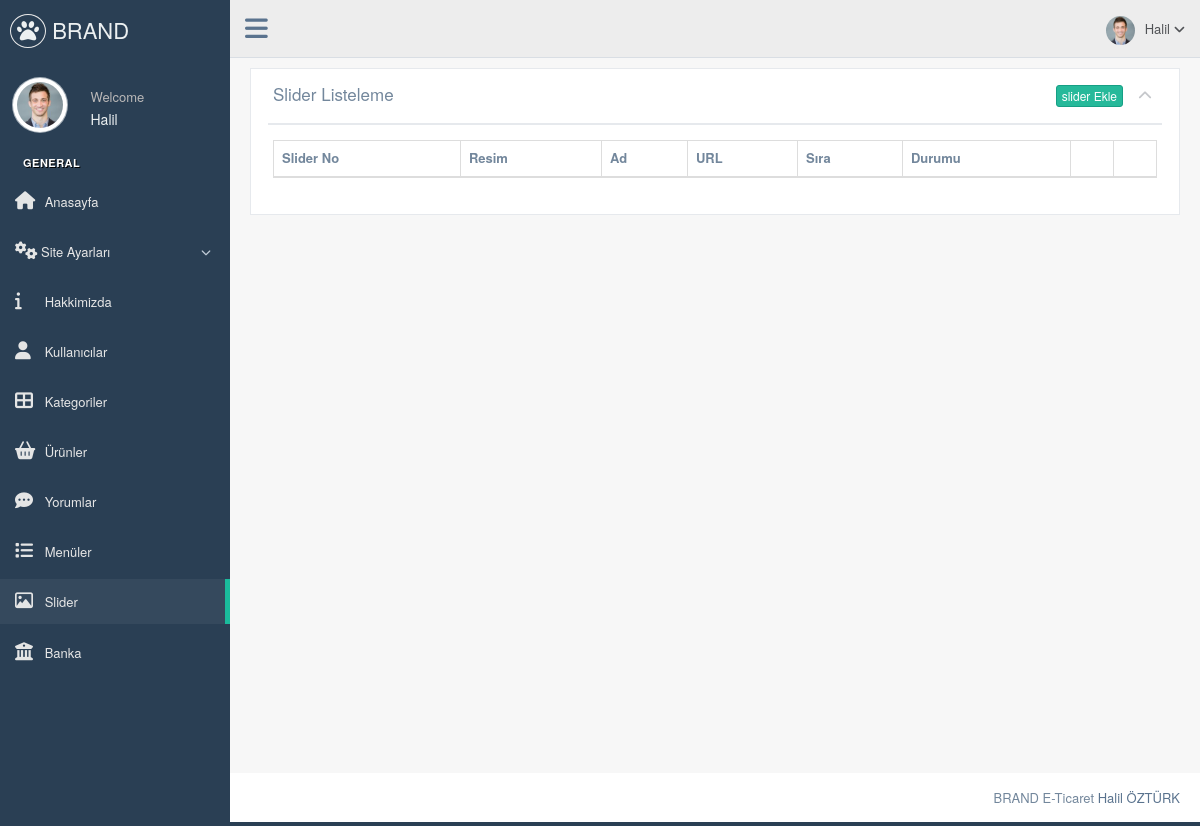
Before: /nedmin/production/slider.php (signed in) with the older database file.
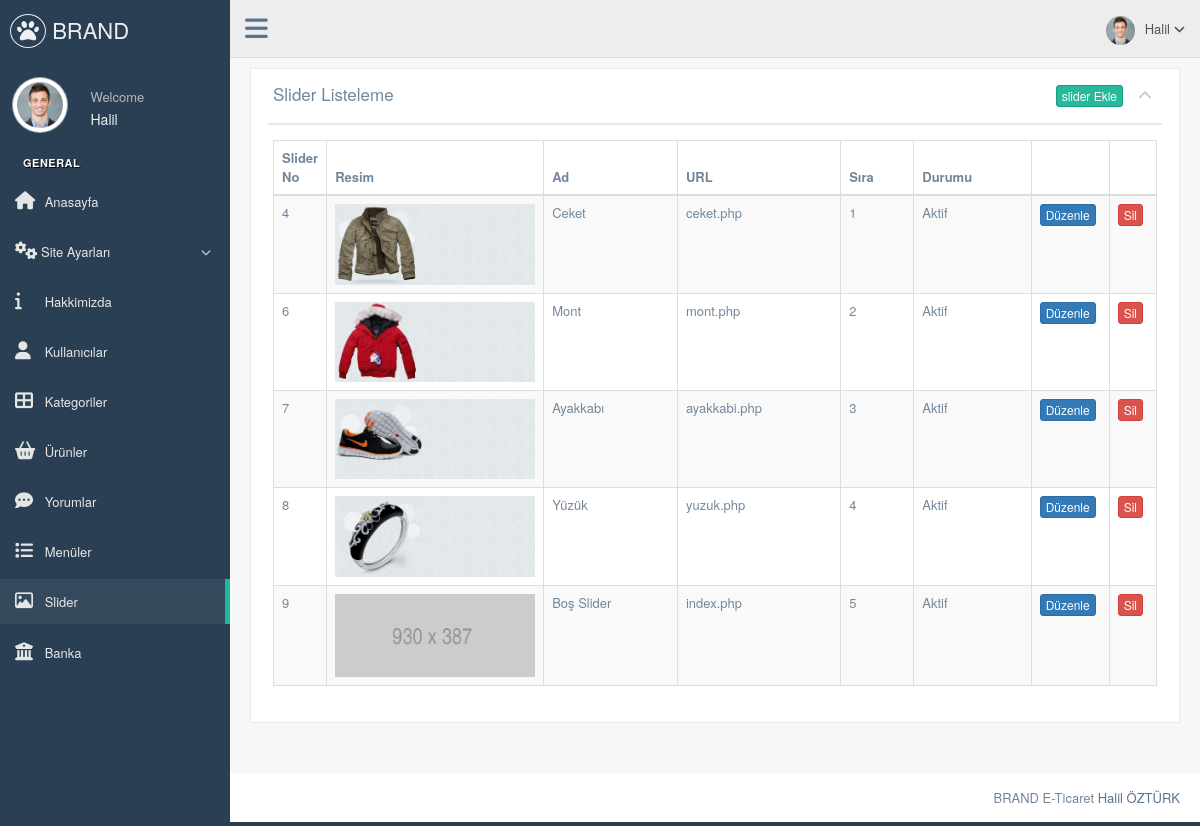
After: the same page with the newer database file.
### tables this page shows
CREATE TABLE `kullanici` (
  `kullanici_id` int(11) NOT NULL,
  `kullanici_zaman` datetime NOT NULL DEFAULT current_timestamp(),
  `kullanici_resim` varchar(250) NOT NULL,
  `kullanici_tc` varchar(50) NOT NULL,
  `kullanici_ad` varchar(50) NOT NULL,
  `kullanici_mail` varchar(100) NOT NULL,
  `kullanici_gsm` varchar(50) NOT NULL,
  `kullanici_password` varchar(50) NOT NULL,
  `kullanici_adsoyad` varchar(50) NOT NULL,
  `kullanici_adres` varchar(250) NOT NULL,
  `kullanici_il` varchar(100) NOT NULL,
  `kullanici_ilce` varchar(100) NOT NULL,
  `kullanici_unvan` varchar(100) NOT NULL,
  `kullanici_yetki` int(2) NOT NULL,
  `kullanici_durum` int(1) NOT NULL DEFAULT 1
);

CREATE TABLE `slider` (
  `slider_id` int(11) NOT NULL,
  `slider_ad` varchar(250) NOT NULL,
  `slider_resimyol` varchar(250) NOT NULL,
  `slider_sira` int(2) NOT NULL,
  `slider_link` varchar(250) NOT NULL,
  `slider_durum` enum('0','1') NOT NULL DEFAULT '1'
);

### nedmin/production/slider.php (the view, shortened to what this page needs)
<?php
include 'header.php';
$slidersor=$db->prepare("SELECT * FROM slider");
$slidersor->execute();
?>
<div class="right_col" role="main">
  <div class="">
    <div class="row">
      <div class="col-md-12 col-sm-12 col-xs-12">
        <div class="x_panel">
          <div class="x_title">
            <h2>Slider Listeleme </h2>
            <ul class="nav navbar-right panel_toolbox">
              <li>
                <a href="slider-ekle.php"><button class="btn btn-success btn-xs">slider Ekle</button></a>
              </li>
              <li><a class="collapse-link"><i class="fa fa-chevron-up"></i></a>
              </li>
            </ul>
            <div class="clearfix"></div>
          </div>
          <div class="x_content">
            <table id="datatable-responsive" class="table table-striped table-bordered dt-responsive nowrap" cellspacing="0" width="100%">
              <thead>
                <tr>
                  <th>Slider No</th>
                  <th>Resim</th>
                  <th>Ad</th>
                  <th>URL</th>
                  <th>Sıra</th>
                  <th>Durumu</th>
                  <th></th>
                  <th></th>
                </tr>
              </thead>
              <tbody>
                <?php
                while($slidercek=$slidersor->fetch(PDO::FETCH_ASSOC)) {?>
                <tr>
                  <td width="5%"><?php echo $slidercek['slider_id'] ?></td>
                  <td width="15%"><img width="200" src="../../<?php echo $slidercek['slider_resimyol'] ?>"></td>
                  <td><?php echo $slidercek['slider_ad'] ?></td>
                  <td><?php echo $slidercek['slider_link'] ?></td>
                  <td><?php echo $slidercek['slider_sira'] ?></td>
                  <td><?php echo ($slidercek['slider_durum'])=='1'?"Aktif":"Pasif" ?></td>
                  <td width="5%"><center><a href="slider-duzenle.php?slider_id=<?php echo $slidercek['slider_id']; ?>"><button class="btn btn-primary btn-xs">Düzenle</button></a></center></td>
                  <td width="5%"><center><a href="../netting/islem.php?slider_id=<?php echo $slidercek['slider_id']; ?>&slidersil=ok"><button class="btn btn-danger btn-xs">Sil</button></a></center></td>
                </tr>
                <?php  }
                ?>
              </tbody>
            </table>
          </div>
        </div>
      </div>
    </div>
  </div>
</div>
<?php include 'footer.php'; ?>

### nedmin/production/header.php (shortened to what this page needs)
<?php
include '../netting/baglan.php';
$kullanicisor=$db->prepare("SELECT * FROM kullanici where kullanici_mail=:mail and kullanici_yetki=:yetki");
$kullanicisor->execute(array(
  'mail'=>$_SESSION['kullanici_mail'],
  'yetki' => 5
));
$kullanicicek=$kullanicisor->fetch(PDO::FETCH_ASSOC);
?>
<!DOCTYPE html>
<html lang="en">
<head>
  <link href="../vendors/bootstrap/dist/css/bootstrap.min.css" rel="stylesheet">
  <link href="../vendors/font-awesome/css/font-awesome.min.css" rel="stylesheet">
  <link href="../vendors/nprogress/nprogress.css" rel="stylesheet">
  <link href="../vendors/iCheck/skins/flat/green.css" rel="stylesheet">
  <link href="../vendors/datatables.net-bs/css/dataTables.bootstrap.min.css" rel="stylesheet">
  <link href="../vendors/datatables.net-buttons-bs/css/buttons.bootstrap.min.css" rel="stylesheet">
  <link href="../vendors/datatables.net-fixedheader-bs/css/fixedHeader.bootstrap.min.css" rel="stylesheet">
  <link href="../vendors/datatables.net-responsive-bs/css/responsive.bootstrap.min.css" rel="stylesheet">
  <link href="../vendors/datatables.net-scroller-bs/css/scroller.bootstrap.min.css" rel="stylesheet">
  <link href="../vendors/dropzone/dist/min/dropzone.min.css" rel="stylesheet">
  <link href="../build/css/custom.min.css" rel="stylesheet">
</head>
<body class="nav-md">
  <div class="container body">
    <div class="main_container">
      <div class="col-md-3 left_col">
        <div class="left_col scroll-view">
          <div class="navbar nav_title" style="border: 0;">
            <a href="index.php" class="site_title"><i class="fa fa-paw"></i> <span>BRAND</span></a>
          </div>
          <div class="profile clearfix">
            <div class="profile_pic">
              <img src="images/img.jpg" alt="..." class="img-circle profile_img">
            </div>
            <div class="profile_info">
              <span>Welcome</span>
              <h2><?php echo $kullanicicek['kullanici_adsoyad'] ?></h2>
            </div>
          </div>
          <br />
          <div id="sidebar-menu" class="main_menu_side hidden-print main_menu">
            <div class="menu_section">
              <h3>General</h3>
              <ul class="nav side-menu">
                <li><a href="index.php"><i class="fa fa-home"></i> Anasayfa</a></li>
                <li><a><i class="fa fa-cogs"></i>Site Ayarları <span class="fa fa-chevron-down"></span></a>
                </li>
                <li><a href="hakkimizda.php"><i class="fa fa-info"></i> Hakkimizda </span></a></li>
                <li><a href="kullanici.php"><i class="fa fa-user"></i> Kullanıcılar </span></a></li>
                <li><a href="kategori.php"><i class="fa fa-th-large"></i> Kategoriler </span></a></li>
                <li><a href="urun.php"><i class="fa fa-shopping-basket"></i> Ürünler </span></a></li>
                <li><a href="yorum.php"><i class="fa fa-comment-dots"></i> Yorumlar </span></a></li>
                <li><a href="menu.php"><i class="fa fa-list"></i> Menüler </span></a></li>
                <li><a href="slider.php"><i class="fa fa-image"></i> Slider </span></a></li>
                <li><a href="banka.php"><i class="fa fa-institution"></i> Banka </span></a></li>
              </ul>
            </div>
          </div>
          </div>
        </div>
        <div class="top_nav">
          <div class="nav_menu">
            <nav>
              <div class="nav toggle">
                <a id="menu_toggle"><i class="fa fa-bars"></i></a>
              </div>
              <ul class="nav navbar-nav navbar-right">
                <li class="">
                  <a href="javascript:;" class="user-profile dropdown-toggle" data-toggle="dropdown" aria-expanded="false">
                    <img src="images/img.jpg" alt=""><?php echo $kullanicicek['kullanici_adsoyad'] ?>
                    <span class=" fa fa-angle-down"></span>
                  </a>
                </li>
              </ul>
            </nav>
          </div>
        </div>

### nedmin/production/footer.php (shortened to what this page needs)
        <footer>
          <div class="pull-right">
            BRAND E-Ticaret <a href="https://google.com">Halil ÖZTÜRK</a>
          </div>
          <div class="clearfix"></div>
        </footer>
      </div>
    </div>
  </body>
</html>

Changed rows visible on the page:
added slider: slider_id "4", slider_resimyol (picture), slider_ad "Ceket", slider_link "ceket.php", slider_sira "1", slider_durum "Aktif"
added slider: slider_id "6", slider_resimyol (picture), slider_ad "Mont", slider_link "mont.php", slider_sira "2", slider_durum "Aktif"
added slider: slider_id "7", slider_resimyol (picture), slider_ad "Ayakkabı", slider_link "ayakkabi.php", slider_sira "3", slider_durum "Aktif"
added slider: slider_id "8", slider_resimyol (picture), slider_ad "Yüzük", slider_link "yuzuk.php", slider_sira "4", slider_durum "Aktif"
added slider: slider_id "9", slider_resimyol (picture), slider_ad "Boş Slider", slider_link "index.php", slider_sira "5", slider_durum "Aktif"
